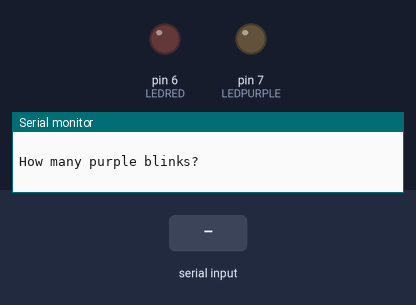
The sketch below on a simulated Arduino Uno, built with avr-gcc and run on an emulated ATmega328P. On the bench: output pins drawn as LEDs (lit = HIGH), the last lines printed to the serial monitor. Dashed ring = blinking. Inputs (shaded band) come from the test bench.

Above: at 0.8 s.
0.9 s: "90,45,200,10,150,30\n" received over Serial
At 1.19 s:
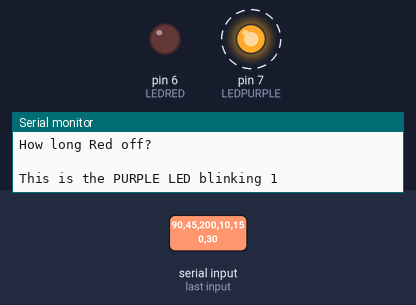
At 20.3 s:
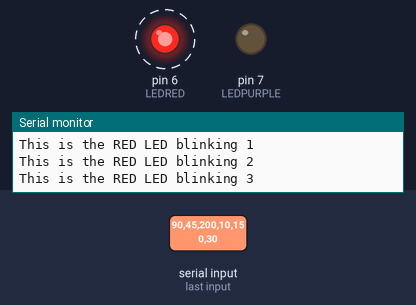
Timing chart, 0 to 21.9 s (numbered marks = the images above; inputs shaded):
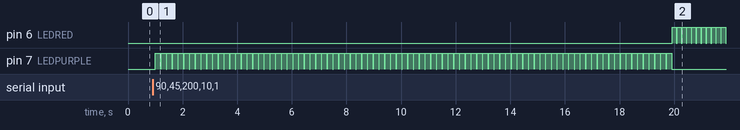

Measured:
- after the input at 0.9 s, pin 6 (LEDRED): alternates HIGH for 0.15 s and LOW for 0.03 s, starting after 19.0 s; pin 7 (LEDPURPLE): alternates HIGH for 0.20 s and LOW for 0.01 s, 180 changes in all, then stays LOW, starting after 0.09 s

The sketch:

sketch_mar26a.ino
```cpp
int LEDPURPLE=7;
int LEDRED=6;

int blink_number_PURPLE;
int blink_number_RED;

int time_on_PURPLE;
int time_off_PURPLE;
int time_on_RED;
int time_off_RED;


void setup() {
  // put your setup code here, to run once:
  Serial.begin(9600);
  pinMode(LEDPURPLE,OUTPUT);
  pinMode(LEDRED,OUTPUT);
  Serial.println("Blinking LED in #");
  Serial.println(" ");

  Serial.println("How many purple blinks?");
  Serial.println(" ");
  while(Serial.available()==0){};
  blink_number_PURPLE=Serial.parseInt();


Serial.println("How many red blinks?");
Serial.println(" ");
  while(Serial.available()==0){};
  blink_number_RED=Serial.parseInt();


  Serial.println("How long Purple on?");
  Serial.println(" ");
  while(Serial.available()==0){};
  time_on_PURPLE=Serial.parseInt();

 Serial.println("How long Purple off?");
  Serial.println(" ");
  while(Serial.available()==0){};
  time_off_PURPLE=Serial.parseInt();

   Serial.println("How long Red on?");
   Serial.println(" ");
   while(Serial.available()==0){};
   time_on_RED=Serial.parseInt();

   Serial.println("How long Red off?");
   Serial.println(" ");
   while(Serial.available()==0){};
   time_off_RED=Serial.parseInt();


}

void loop() {
  for(int j=1; j<=blink_number_PURPLE; j=j+1){
    Serial.print("This is the PURPLE LED blinking");
    Serial.print(" ");
    Serial.println(j);


    digitalWrite(LEDPURPLE,HIGH);
    delay(time_on_PURPLE);
    digitalWrite(LEDPURPLE,LOW);
    delay(time_off_PURPLE);
  }
    Serial.println(" ");


  for(int k=1; k<=blink_number_RED; k=k+1){
    Serial.print("This is the RED LED blinking");
    Serial.print(" ");
    Serial.println(k);


    digitalWrite(LEDRED,HIGH);
    delay(time_on_RED);
    digitalWrite(LEDRED,LOW);
    delay(time_off_RED);

  }
    Serial.println(" ");


  }

  // put your main code here, to run repeatedly:
```
